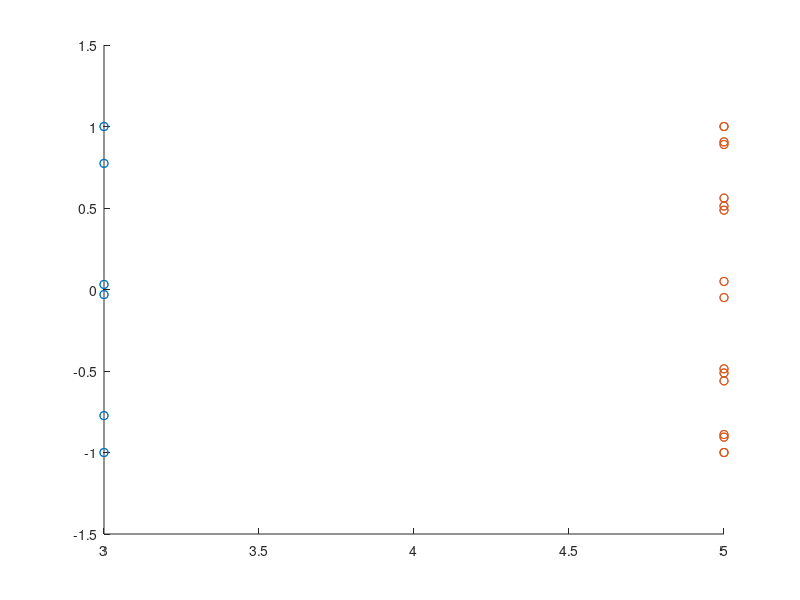

Write the MATLAB code that produced this figure. (Note: this script raises an error after producing the figure.)
clc; close all;clear;
set(0,'DefaultFigureWindowStyle','docked');



sol1=load('solutionDeg1.mat');
sol2=load('solutionDeg2.mat');
sol3=load('solutionDeg3.mat');
% sol4=load('solutionDeg4.mat');
sol5=load('solutionDeg5.mat');

%%
figure
% scatter(2*ones(size(sol2.rootsA(:))), sol2.rootsA(:)); hold on

% sol1=transformStructureTo01(sol1);
% sol2=transformStructureTo01(sol2);
% sol3=transformStructureTo01(sol3);
% sol5=transformStructureTo01(sol5);


%Swap the first and third rows of sol2.A
tmp1=sol2.A(1,:);
tmp3=sol2.A(3,:);
sol2.A(1,:)=tmp3;
sol2.A(3,:)=tmp1;


%Swap the first and third rows of sol2.A
tmp1=sol3.A(1,:);
tmp2=sol3.A(2,:);
tmp3=sol3.A(3,:);
tmp4=sol3.A(4,:);
sol3.A=[tmp2; tmp3; tmp1; tmp4];
% 
% sol3.rootsA= sol3.rootsA(1:end/2, :);
% sol5.rootsA= sol5.rootsA(1:end/2, :);

% sol2.A=sol2.A(1:2,:);
% sol3.A=sol3.A(1:2,:);

scatter(3*ones(size(sol3.rootsA(:))), sol3.rootsA(:)); hold on
% scatter(4*ones(size(sol4.rootsA(:))), sol4.rootsA(:))
scatter(5*ones(size(sol5.rootsA(:))), sol5.rootsA(:))

figure
sol3.rootsTA=transformTo01(sol3.rootsA);
sol5.rootsTA=transformTo01(sol5.rootsA);
scatter(3*ones(size(sol3.rootsTA(:))), sol3.rootsTA(:)); hold on
% scatter(4*ones(size(sol4.rootsA(:))), sol4.rootsA(:))
scatter(5*ones(size(sol5.rootsTA(:))), sol5.rootsTA(:))


S=load('solutionDeg3.mat')
A=S.A;

%odd columns of A
oddcol=A(:,1:2:end);

%even columns 
evencol=A(:,2:2:end);

A_reorganized=[oddcol,evencol];

nrow=size(A,1);
ncol=size(A,2);

AA=A_reorganized(1:nrow/2,1:ncol/2);

BB=A_reorganized(1:nrow/2,ncol/2+1:end);

det(A)

det(2*AA)*det(BB)


det(AA)/det(BB)

disp("=============")
global t
syms t real

T=[t*t t 1]';


syms a b c d real

T1=[t 1]';
T2=[t*t t 1]';
T3=[t*t*t t*t t 1]';
T4=[t*t*t*t t*t*t t*t t 1]';

polys1=vpa(sol1.A*T1,4);
polys2=vpa(sol2.A*T2,4);
polys3=vpa(sol3.A*T3,4);
%%
interv=[-1,1];
% disp("=======================================")
% comb=(a*t +b)*(sol2.A(1,:)*T2) + (c*t+d)*(sol2.A(2,:)*T2 );
% coeff_comb=vpa(coeffs(comb,t,'All'),4)
% sol=solve(coeff_comb==sol3.A(1,:));


syms tn real %t_new
tn=t*0.577;
Tn2=[tn*tn tn 1]';
Tn3=[tn*tn*tn     tn*tn     tn     1     ]';
Tn4=[tn*tn*tn*tn  tn*tn*tn  tn*tn  tn 1  ]';
figure
fplot(2*(sol2.A*Tn2-[0;0.5;0]),interv);

disp("=======================================")
%%
comb=combine2pol(polys2(1),polys2(2),a,b,c,d);
coeff_comb=vpa(coeffs(comb,t,'All'),4);
sol=solve(coeff_comb==sol3.A(2,:));


disp("combining first")
comb=combine2pol(polys2(1),polys2(2),sol.a,sol.b,sol.c,sol.d);
coeff_comb=vpa(coeffs(comb,t,'All'),4)
figure; hold on;
fplot(coeff_comb*T3,interv);

disp("combining more")
comb=combine2pol(polys3(1),polys3(2),sol.a,sol.b,sol.c,sol.d);
coeff_comb=vpa(coeffs(comb,t,'All'),4)
fplot(coeff_comb*T4,interv);
%%
% disp("combining more")
% comb=combine2pol(polys1(2),polys1(3),0,sol.b,sol.c,sol.d);
% coeff_comb=vpa(coeffs(comb,t,'All'),4)
% fplot(coeff_comb*T2,[0,1]);


for i=1:3
    for j=1:3
        for k=1:4
            comb=combine2pol(polys2(i),polys2(j),a,b,c,d);
            coeff_comb=vpa(coeffs(comb,t,'All'),4);
            sol=solve(coeff_comb==sol3.A(k,:));
            disp(vpa([i j k 'ss' sol.a sol.b sol.c sol.d],4))
        end
    end
end

disp("=======================================")
% disp("combining first")
% comb=combine2pol(polys2(1),polys2(2),sol.a,sol.b,sol.c,sol.d);
% coeff_comb=vpa(coeffs(comb,t,'All'),4)
% 
% disp("combining more")
% comb=combine2pol(polys2(1),polys2(3),sol.a,sol.b,sol.c,sol.d);
% coeff_comb=vpa(coeffs(comb,t,'All'),4)

% T=[t*t*t t*t t 1]';
vpa(sol2.A,4)
vpa(coeff_comb,4);
vpa(sol3.A,4)

figure

fplot(sol2.A*T2, interv);
legend('1','2','3')
figure
fplot(sol3.A*T3, interv);
legend('1','2','3','4')
%%

function roots_transformed=transformTo01(roots)
    roots_transformed=zeros(size(roots));
    
    for i=1:size(roots,1)
        for j=1:size(roots,2)
            roots_transformed(i,j)=(roots(i,j)-(-1))/2;
        end
    end
end

function comb=combine2pol(pol1, pol2,a,b,c,d)
    global t
    comb=(a*t+b)*pol1+(c*t +d)*pol2;
end

function result=transformStructureTo01(sol)

syms tt real
syms t real
tt=2*(t-0.5);

deg=size(sol.A,2)-1;

T=[];
for i=0:(deg)
    T=[tt^i T];
end

transformed2=sol.A*T';

A=[];

for i=1:size(sol.A,1)
    A=[A ;double(vpa(coeffs(transformed2(i),'All')))];
end

rootsA=[];
for i=1:size(A,1)
    rootsA=[rootsA ; roots(A(i,:))'];
end
rootsA=double(real(rootsA));


result.A=A;
result.rootsA=rootsA;


end
